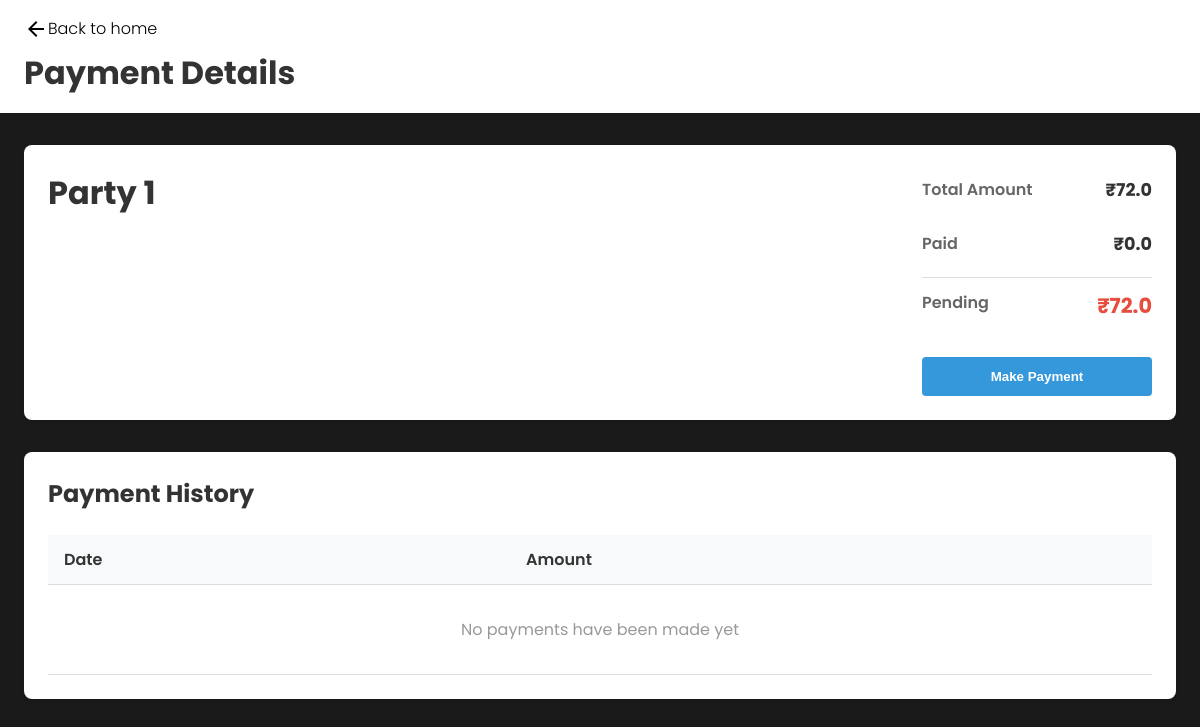
The app's page /payment-details/1, older data.
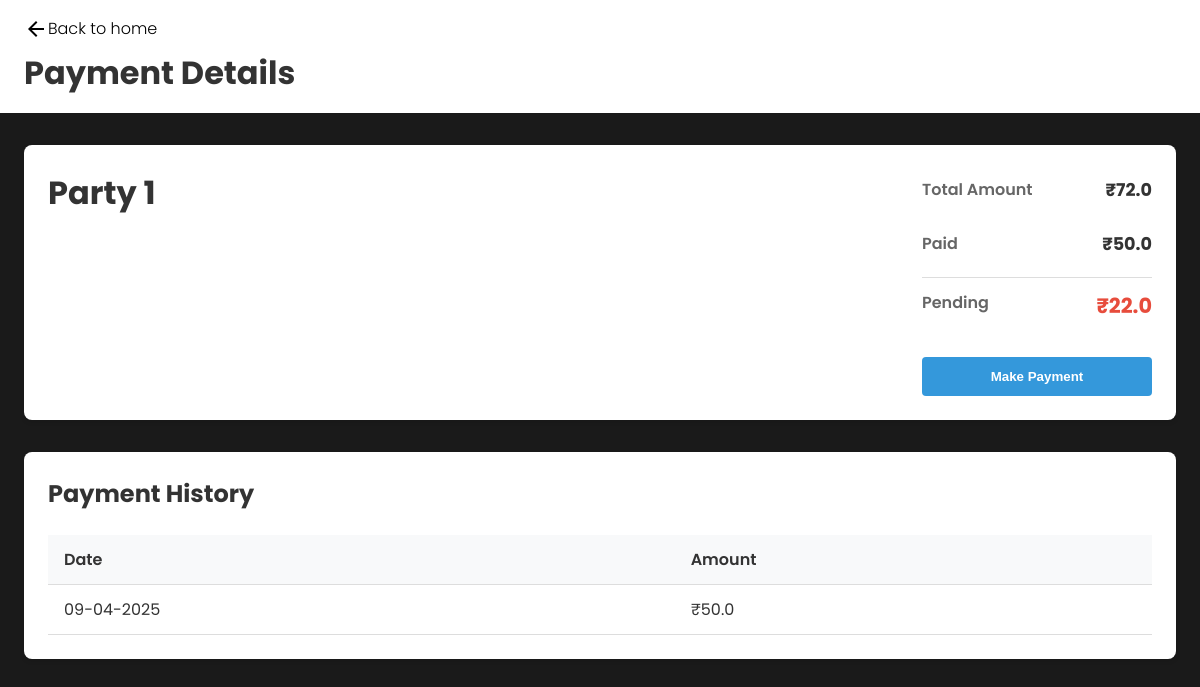
The same page, newer data.
### main/models.py (models this page shows, shortened)
class Payment(models.Model):
    date = models.DateField()
    amount = models.CharField(max_length=100)
    party = models.ForeignKey(Party,on_delete=models.CASCADE,null=True,blank=True)

### main/views.py (the view)
# urls.py: path('payment-details/<int:party_id>', payment_details_view, name='payment_details'),
def payment_details_view(request,party_id):
    party = Party.objects.get(pk=party_id)
    invoices = Invoice.objects.filter(party=party)
    total_invoiced = 0
    total_paid = 0
    for invoice in invoices:
        if invoice.total:
            total_invoiced += float(invoice.total)
        if invoice.paid:
            total_paid += float(invoice.paid)
    pending_amount = total_invoiced - total_paid
    payments = Payment.objects.filter(party=party)
    return render(request,"payment_details.html",{
        "party":party,
        "total":total_invoiced,
        "paid":total_paid,
        "pending":pending_amount,
        "payments":payments
    })

### main/templates/payment_details.html (shortened to what this page needs)
{% load static %}
<!DOCTYPE html>
<html lang="en">
<head>
    <link rel="stylesheet" href="{% static 'css/payment-details.css' %}">
</head>
<body>
    <nav>
        <a href="{% url 'home' %}">
            <svg xmlns="http://www.w3.org/2000/svg" height="24px" viewBox="0 -960 960 960" width="24px" fill="#e8eaed">
                <path d="m313-440 224 224-57 56-320-320 320-320 57 56-224 224h487v80H313Z" />
            </svg>
            Back to home
        </a>
        <h2>Payment Details</h2>
    </nav>
    <div class="party-header">
        <div class="party-info">
            <h1>{{ party.name }}</h1>
        </div>
        <div class="payment-summary">
            <div class="summary-item">
                <span class="label">Total Amount</span>
                <span class="value">₹{{ total }}</span>
            </div>
            <div class="summary-item">
                <span class="label">Paid</span>
                <span class="value">₹{{ paid }}</span>
            </div>
            <div class="summary-item pending">
                <span class="label">Pending</span>
                <span class="value">₹{{ pending }}</span>
            </div>
            <button class="make-payment-btn" id="makePaymentBtn">Make Payment</button>
        </div>
    </div>
    <div class="payments-section">
        <h2>Payment History</h2>
        <div class="payment-table-container">
            <table class="payment-table">
                <thead>
                    <tr>
                        <th>Date</th>
                        <th>Amount</th>
                    </tr>
                </thead>
                <tbody>
                    {% for payment in payments %}
                    <tr>
                        <td>{{ payment.date|date:"d-m-Y" }}</td>
                        <td>₹{{ payment.amount }}</td>
                    </tr>
                    {% empty %}
                    <tr>
                        <td colspan="2" class="no-payments">No payments have been made yet</td>
                    </tr>
                    {% endfor %}
                </tbody>
            </table>
        </div>
    </div>
</body>
</html>

Row changes from the older to the newer data that the page shows:
added Payment: date "09-04-2025", amount "50.0"
Text that changed along with them:
{{ paid }}: "0.0" → "50.0"
{{ pending }}: "72.0" → "22.0"
text no longer shown: "No payments have been made yet"
